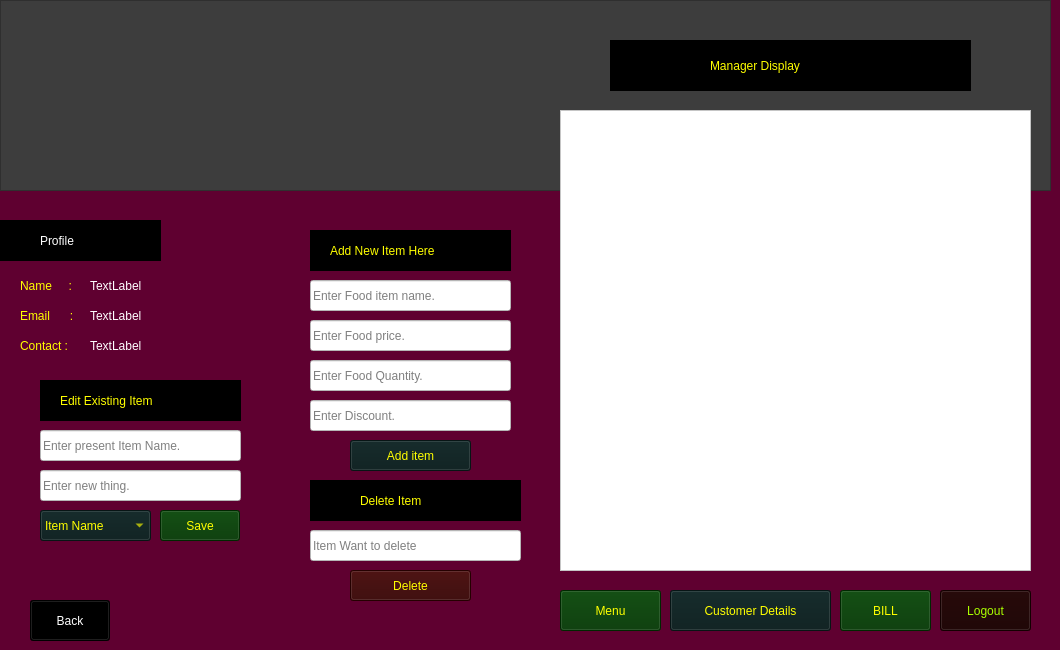
    <widget class="QWidget" name="Manager_pannel_page">
     <property name="styleSheet">
      <string notr="true">background-color: rgb(95, 0, 48);</string>
     </property>
     <widget class="QTableView" name="tableView_manager_menu">
      <property name="geometry">
       <rect>
        <x>560</x>
        <y>110</y>
        <width>471</width>
        <height>461</height>
       </rect>
      </property>
      <property name="styleSheet">
       <string notr="true">background-color: rgb(255, 255, 255);
font: 75 14pt &quot;Comic Sans MS&quot;;
color: rgb(0, 0, 0);</string>
      </property>
     </widget>
     <widget class="QPushButton" name="manager_menu_show_button">
      <property name="geometry">
       <rect>
        <x>560</x>
        <y>590</y>
        <width>101</width>
        <height>41</height>
       </rect>
      </property>
      <property name="styleSheet">
       <string notr="true">background-color: rgb(0, 54, 0);
font: 10pt &quot;Impact&quot;;
color: rgb(255, 255, 0);</string>
      </property>
      <property name="text">
       <string>Menu</string>
      </property>
     </widget>
     <widget class="QLineEdit" name="add_food_name">
      <property name="geometry">
       <rect>
        <x>310</x>
        <y>280</y>
        <width>201</width>
        <height>31</height>
       </rect>
      </property>
      <property name="styleSheet">
       <string notr="true">background-color: rgb(255, 255, 255);
color: rgb(0, 0, 0);
font: 75 10pt &quot;Perpetua&quot;;</string>
      </property>
      <property name="placeholderText">
       <string>Enter Food item name.</string>
      </property>
     </widget>
     <widget class="QLineEdit" name="add_food_price">
      <property name="geometry">
       <rect>
        <x>310</x>
        <y>320</y>
        <width>201</width>
        <height>31</height>
       </rect>
      </property>
      <property name="styleSheet">
       <string notr="true">font: 75 10pt &quot;Perpetua&quot;;
background-color: rgb(255, 255, 255);
color: rgb(0, 0, 0);</string>
      </property>
      <property name="placeholderText">
       <string>Enter Food price.</string>
      </property>
     </widget>
     <widget class="QLineEdit" name="add_food_quantity">
      <property name="geometry">
       <rect>
        <x>310</x>
        <y>360</y>
        <width>201</width>
        <height>31</height>
       </rect>
      </property>
      <property name="styleSheet">
       <string notr="true">background-color: rgb(255, 255, 255);
color: rgb(0, 0, 0);
font: 75 10pt &quot;Perpetua&quot;;</string>
      </property>
      <property name="placeholderText">
       <string>Enter Food Quantity.</string>
      </property>
     </widget>
     <widget class="QLineEdit" name="add_food_discount">
      <property name="geometry">
       <rect>
        <x>310</x>
        <y>400</y>
        <width>201</width>
        <height>31</height>
       </rect>
      </property>
      <property name="styleSheet">
       <string notr="true">background-color: rgb(255, 255, 255);
color: rgb(0, 0, 0);
font: 75 9pt &quot;Perpetua&quot;;</string>
      </property>
      <property name="placeholderText">
       <string>Enter Discount.</string>
      </property>
     </widget>
     <widget class="QPushButton" name="add_item_button">
      <property name="geometry">
       <rect>
        <x>350</x>
        <y>440</y>
        <width>121</width>
        <height>31</height>
       </rect>
      </property>
      <property name="styleSheet">
       <string notr="true">font: 10pt &quot;Impact&quot;;
background-color: rgb(10, 29, 29);
color: rgb(255, 255, 0);</string>
      </property>
      <property name="text">
       <string>Add item</string>
      </property>
     </widget>
     <widget class="QLineEdit" name="input_for_itemedit">
      <property name="geometry">
       <rect>
        <x>40</x>
        <y>470</y>
        <width>201</width>
        <height>31</height>
       </rect>
      </property>
      <property name="styleSheet">
       <string notr="true">background-color: rgb(255, 255, 255);
font: 87 9pt &quot;Segoe UI Black&quot;;
color: rgb(0, 0, 0);</string>
      </property>
      <property name="placeholderText">
       <string>Enter new thing.</string>
      </property>
     </widget>
     <widget class="QComboBox" name="edititem_comboBox">
      <property name="geometry">
       <rect>
        <x>40</x>
        <y>510</y>
        <width>111</width>
        <height>31</height>
       </rect>
      </property>
      <property name="styleSheet">
       <string notr="true">background-color: rgb(10, 29, 29);
font: 10pt &quot;Impact&quot;;
color: rgb(255, 255, 0);</string>
      </property>
      <item>
       <property name="text">
        <string>Item Name</string>
       </property>
      </item>
      <item>
       <property name="text">
        <string>Price</string>
       </property>
      </item>
      <item>
       <property name="text">
        <string>Quantity</string>
       </property>
      </item>
      <item>
       <property name="text">
        <string>Discount</string>
       </property>
      </item>
     </widget>
     <widget class="QPushButton" name="edit_item_save_button">
      <property name="geometry">
       <rect>
        <x>160</x>
        <y>510</y>
        <width>80</width>
        <height>31</height>
       </rect>
      </property>
      <property name="styleSheet">
       <string notr="true">background-color: rgb(0, 54, 0);
font: 10pt &quot;Impact&quot;;
color: rgb(255, 255, 0);</string>
      </property>
      <property name="text">
       <string>Save</string>
      </property>
     </widget>
     <widget class="QLineEdit" name="itemEdit_name_input">
      <property name="geometry">
       <rect>
        <x>40</x>
        <y>430</y>
        <width>201</width>
        <height>31</height>
       </rect>
      </property>
      <property name="styleSheet">
       <string notr="true">background-color: rgb(255, 255, 255);
color: rgb(0, 0, 0);
font: 87 9pt &quot;Segoe UI Black&quot;;</string>
      </property>
      <property name="placeholderText">
       <string>Enter present Item Name.</string>
      </property>
     </widget>
     <widget class="QLineEdit" name="item_delete_input">
      <property name="geometry">
       <rect>
        <x>310</x>
        <y>530</y>
        <width>211</width>
        <height>31</height>
       </rect>
      </property>
      <property name="styleSheet">
       <string notr="true">background-color: rgb(255, 255, 255);
color: rgb(0, 0, 0);
font: 87 9pt &quot;Segoe UI Black&quot;;</string>
      </property>
      <property name="placeholderText">
       <string>Item Want to delete</string>
      </property>
     </widget>
     <widget class="QPushButton" name="item_delete_button">
      <property name="geometry">
       <rect>
        <x>350</x>
        <y>570</y>
        <width>121</width>
        <height>31</height>
       </rect>
      </property>
      <property name="styleSheet">
       <string notr="true">font: 10pt &quot;Impact&quot;;
color: rgb(255, 255, 0);
background-color: rgb(52, 0, 0);</string>
      </property>
      <property name="text">
       <string>Delete</string>
      </property>
     </widget>
     <widget class="QPushButton" name="manager_customer_details_button">
      <property name="geometry">
       <rect>
        <x>670</x>
        <y>590</y>
        <width>161</width>
        <height>41</height>
       </rect>
      </property>
      <property name="styleSheet">
       <string notr="true">background-color: rgb(10, 29, 29);
font: 10pt &quot;Impact&quot;;
color: rgb(255, 255, 0);</string>
      </property>
      <property name="text">
       <string>Customer Details</string>
      </property>
     </widget>
     <widget class="QPushButton" name="back_button_manager_pannel">
      <property name="geometry">
       <rect>
        <x>30</x>
        <y>600</y>
        <width>80</width>
        <height>41</height>
       </rect>
      </property>
      <property name="styleSheet">
       <string notr="true">background-color: rgb(0, 0, 0);
font: 10pt &quot;Impact&quot;;
color: rgb(255, 255, 255);</string>
      </property>
      <property name="text">
       <string>Back</string>
      </property>
     </widget>
     <widget class="QPushButton" name="Logout_button_manager">
      <property name="geometry">
       <rect>
        <x>940</x>
        <y>590</y>
        <width>91</width>
        <height>41</height>
       </rect>
      </property>
      <property name="styleSheet">
       <string notr="true">background-color: rgb(26, 0, 0);
font: 10pt &quot;Impact&quot;;
color: rgb(170, 255, 0);</string>
      </property>
      <property name="text">
       <string>Logout</string>
      </property>
     </widget>
     <widget class="QFrame" name="frame_3">
      <property name="geometry">
       <rect>
        <x>0</x>
        <y>0</y>
        <width>1051</width>
        <height>191</height>
       </rect>
      </property>
      <property name="styleSheet">
       <string notr="true">background-color: rgb(61, 61, 61);</string>
      </property>
      <property name="frameShape">
       <enum>QFrame::StyledPanel</enum>
      </property>
      <property name="frameShadow">
       <enum>QFrame::Raised</enum>
      </property>
      <widget class="QLabel" name="manager_heading_lb">
       <property name="geometry">
        <rect>
         <x>10</x>
         <y>10</y>
         <width>541</width>
         <height>171</height>
        </rect>
       </property>
       <property name="text">
        <string/>
       </property>
       <property name="pixmap">
        <pixmap resource="resource.qrc">:/image/F:/projects_image/Managerheadsing.jpg</pixmap>
       </property>
       <property name="scaledContents">
        <bool>true</bool>
       </property>
      </widget>
      <widget class="QFrame" name="frame_4">
       <property name="geometry">
        <rect>
         <x>610</x>
         <y>40</y>
         <width>361</width>
         <height>51</height>
        </rect>
       </property>
       <property name="styleSheet">
        <string notr="true">background-color: rgb(0, 0, 0);</string>
       </property>
       <property name="frameShape">
        <enum>QFrame::StyledPanel</enum>
       </property>
       <property name="frameShadow">
        <enum>QFrame::Raised</enum>
       </property>
       <widget class="QLabel" name="label_10">
        <property name="geometry">
         <rect>
          <x>100</x>
          <y>10</y>
          <width>191</width>
          <height>31</height>
         </rect>
        </property>
        <property name="styleSheet">
         <string notr="true">font: 14pt &quot;Impact&quot;;
color: rgb(255, 255, 0);</string>
        </property>
        <property name="text">
         <string>Manager Display</string>
        </property>
       </widget>
      </widget>
     </widget>
     <widget class="QFrame" name="frame_5">
      <property name="geometry">
       <rect>
        <x>40</x>
        <y>380</y>
        <width>201</width>
        <height>41</height>
       </rect>
      </property>
      <property name="styleSheet">
       <string notr="true">background-color: rgb(0, 0, 0);</string>
      </property>
      <property name="frameShape">
       <enum>QFrame::StyledPanel</enum>
      </property>
      <property name="frameShadow">
       <enum>QFrame::Raised</enum>
      </property>
      <widget class="QLabel" name="label_11">
       <property name="geometry">
        <rect>
         <x>20</x>
         <y>10</y>
         <width>151</width>
         <height>21</height>
        </rect>
       </property>
       <property name="styleSheet">
        <string notr="true">font: 12pt &quot;Impact&quot;;
color: rgb(255, 255, 0);</string>
       </property>
       <property name="text">
        <string>Edit Existing Item</string>
       </property>
      </widget>
     </widget>
     <widget class="QFrame" name="frame_6">
      <property name="geometry">
       <rect>
        <x>310</x>
        <y>230</y>
        <width>201</width>
        <height>41</height>
       </rect>
      </property>
      <property name="styleSheet">
       <string notr="true">background-color: rgb(0, 0, 0);</string>
      </property>
      <property name="frameShape">
       <enum>QFrame::StyledPanel</enum>
      </property>
      <property name="frameShadow">
       <enum>QFrame::Raised</enum>
      </property>
      <widget class="QLabel" name="label_12">
       <property name="geometry">
        <rect>
         <x>20</x>
         <y>10</y>
         <width>161</width>
         <height>21</height>
        </rect>
       </property>
       <property name="styleSheet">
        <string notr="true">font: 12pt &quot;Impact&quot;;
color: rgb(255, 255, 0);</string>
       </property>
       <property name="text">
        <string>Add New Item Here</string>
       </property>
      </widget>
     </widget>
     <widget class="QFrame" name="frame_7">
      <property name="geometry">
       <rect>
        <x>310</x>
        <y>480</y>
        <width>211</width>
        <height>41</height>
       </rect>
      </property>
      <property name="styleSheet">
       <string notr="true">background-color: rgb(0, 0, 0);</string>
      </property>
      <property name="frameShape">
       <enum>QFrame::StyledPanel</enum>
      </property>
      <property name="frameShadow">
       <enum>QFrame::Raised</enum>
      </property>
      <widget class="QLabel" name="label_13">
       <property name="geometry">
        <rect>
         <x>50</x>
         <y>10</y>
         <width>101</width>
         <height>21</height>
        </rect>
       </property>
       <property name="styleSheet">
        <string notr="true">font: 12pt &quot;Impact&quot;;
color: rgb(255, 255, 0);</string>
       </property>
       <property name="text">
        <string>Delete Item </string>
       </property>
      </widget>
     </widget>
     <widget class="QFrame" name="frame_26">
      <property name="geometry">
       <rect>
        <x>0</x>
        <y>220</y>
        <width>161</width>
        <height>41</height>
       </rect>
      </property>
      <property name="styleSheet">
       <string notr="true">background-color: rgb(0, 0, 0);</string>
      </property>
      <property name="frameShape">
       <enum>QFrame::StyledPanel</enum>
      </property>
      <property name="frameShadow">
       <enum>QFrame::Raised</enum>
      </property>
      <widget class="QLabel" name="label_31">
       <property name="geometry">
        <rect>
         <x>40</x>
         <y>10</y>
         <width>91</width>
         <height>21</height>
        </rect>
       </property>
       <property name="styleSheet">
        <string notr="true">font: 14pt &quot;Impact&quot;;
color: rgb(255, 255, 255);</string>
       </property>
       <property name="text">
        <string>Profile</string>
       </property>
      </widget>
     </widget>
     <widget class="QLabel" name="manager_profile_email">
      <property name="geometry">
       <rect>
        <x>20</x>
        <y>300</y>
        <width>71</width>
        <height>31</height>
       </rect>
      </property>
      <property name="styleSheet">
       <string notr="true">font: 12pt &quot;Impact&quot;;
color: rgb(255, 255, 0);</string>
      </property>
      <property name="text">
       <string>Email      :</string>
      </property>
     </widget>
     <widget class="QLabel" name="manager_profile_email_show">
      <property name="geometry">
       <rect>
        <x>90</x>
        <y>300</y>
        <width>201</width>
        <height>31</height>
       </rect>
      </property>
      <property name="styleSheet">
       <string notr="true">font: 12pt &quot;Impact&quot;;
color: rgb(255, 255, 255);
</string>
      </property>
      <property name="text">
       <string>TextLabel</string>
      </property>
     </widget>
     <widget class="QLabel" name="manager_profile_password">
      <property name="geometry">
       <rect>
        <x>20</x>
        <y>330</y>
        <width>71</width>
        <height>31</height>
       </rect>
      </property>
      <property name="styleSheet">
       <string notr="true">font: 12pt &quot;Impact&quot;;
color: rgb(255, 255, 0);</string>
      </property>
      <property name="text">
       <string>Contact :</string>
      </property>
     </widget>
     <widget class="QLabel" name="manager_profile_password_show">
      <property name="geometry">
       <rect>
        <x>90</x>
        <y>330</y>
        <width>181</width>
        <height>31</height>
       </rect>
      </property>
      <property name="styleSheet">
       <string notr="true">font: 12pt &quot;Impact&quot;;
color: rgb(255, 255, 255);
</string>
      </property>
      <property name="text">
       <string>TextLabel</string>
      </property>
     </widget>
     <widget class="QLabel" name="manager_profile_name">
      <property name="geometry">
       <rect>
        <x>20</x>
        <y>270</y>
        <width>71</width>
        <height>31</height>
       </rect>
      </property>
      <property name="styleSheet">
       <string notr="true">font: 12pt &quot;Impact&quot;;
color: rgb(255, 255, 0);
</string>
      </property>
      <property name="text">
       <string>Name     :</string>
      </property>
     </widget>
     <widget class="QLabel" name="manager_profile_name_show">
      <property name="geometry">
       <rect>
        <x>90</x>
        <y>270</y>
        <width>191</width>
        <height>31</height>
       </rect>
      </property>
      <property name="styleSheet">
       <string notr="true">font: 12pt &quot;Impact&quot;;
color: rgb(255, 255, 255);
</string>
      </property>
      <property name="text">
       <string>TextLabel</string>
      </property>
     </widget>
     <widget class="QPushButton" name="manager_bill_see_customer">
      <property name="geometry">
       <rect>
        <x>840</x>
        <y>590</y>
        <width>91</width>
        <height>41</height>
       </rect>
      </property>
      <property name="styleSheet">
       <string notr="true">background-color: rgb(0, 54, 0);
font: 10pt &quot;Impact&quot;;
color: rgb(255, 255, 0);</string>
      </property>
      <property name="text">
       <string>BILL</string>
      </property>
     </widget>
     <zorder>manager_profile_email</zorder>
     <zorder>manager_profile_email_show</zorder>
     <zorder>manager_profile_password</zorder>
     <zorder>manager_profile_password_show</zorder>
     <zorder>manager_profile_name</zorder>
     <zorder>manager_profile_name_show</zorder>
     <zorder>frame_3</zorder>
     <zorder>tableView_manager_menu</zorder>
     <zorder>manager_menu_show_button</zorder>
     <zorder>add_food_name</zorder>
     <zorder>add_food_price</zorder>
     <zorder>add_food_quantity</zorder>
     <zorder>add_food_discount</zorder>
     <zorder>add_item_button</zorder>
     <zorder>input_for_itemedit</zorder>
     <zorder>edititem_comboBox</zorder>
     <zorder>edit_item_save_button</zorder>
     <zorder>itemEdit_name_input</zorder>
     <zorder>item_delete_input</zorder>
     <zorder>item_delete_button</zorder>
     <zorder>manager_customer_details_button</zorder>
     <zorder>back_button_manager_pannel</zorder>
     <zorder>Logout_button_manager</zorder>
     <zorder>frame_5</zorder>
     <zorder>frame_6</zorder>
     <zorder>frame_7</zorder>
     <zorder>frame_26</zorder>
     <zorder>manager_bill_see_customer</zorder>
    </widget>
